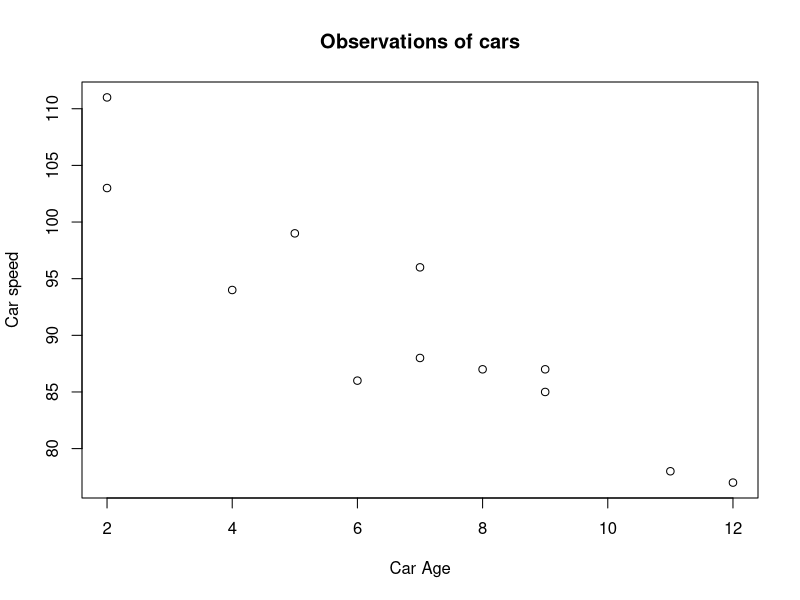

Source code (R):
x<-c(5,7,8,7,2,2,9,4,11,12,9,6)
y<-c(99,96,87,88,111,103,87,94,78,77,85,86)
plot(x,y,main="Observations of cars",xlab="Car Age",ylab="Car speed")